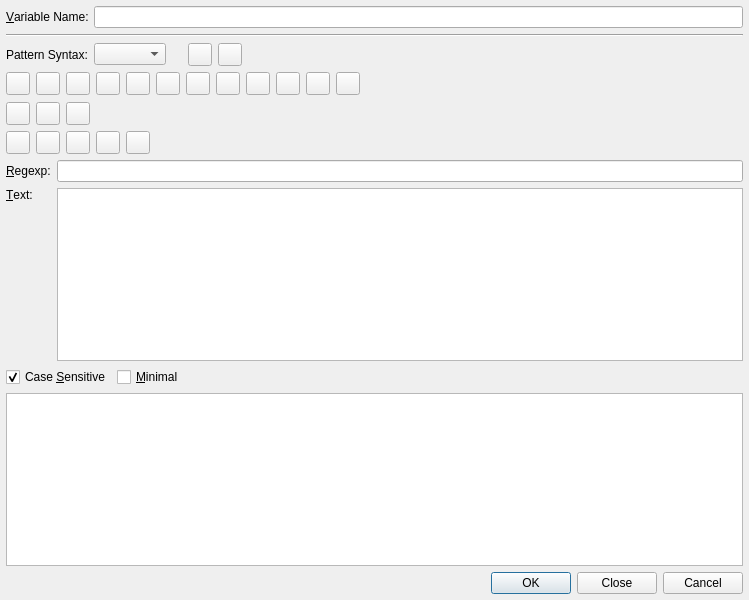
<?xml version="1.0" encoding="UTF-8"?>
<ui version="4.0">
 <class>QRegExpWizardWidget</class>
 <widget class="QWidget" name="QRegExpWizardWidget">
  <property name="geometry">
   <rect>
    <x>0</x>
    <y>0</y>
    <width>749</width>
    <height>600</height>
   </rect>
  </property>
  <property name="windowTitle">
   <string>QRegExp Wizard</string>
  </property>
  <property name="sizeGripEnabled" stdset="0">
   <bool>true</bool>
  </property>
  <layout class="QVBoxLayout" name="verticalLayout">
   <item>
    <layout class="QHBoxLayout">
     <item>
      <widget class="QLabel" name="variableLabel">
       <property name="text">
        <string>&amp;Variable Name:</string>
       </property>
       <property name="buddy">
        <cstring>variableLineEdit</cstring>
       </property>
      </widget>
     </item>
     <item>
      <widget class="QLineEdit" name="variableLineEdit"/>
     </item>
    </layout>
   </item>
   <item>
    <widget class="Line" name="variableLine">
     <property name="orientation">
      <enum>Qt::Horizontal</enum>
     </property>
    </widget>
   </item>
   <item>
    <layout class="QHBoxLayout" name="horizontalLayout_3">
     <item>
      <widget class="QLabel" name="label">
       <property name="text">
        <string>Pattern Syntax:</string>
       </property>
      </widget>
     </item>
     <item>
      <widget class="QComboBox" name="syntaxCombo">
       <property name="toolTip">
        <string>Select the pattern syntax</string>
       </property>
      </widget>
     </item>
     <item>
      <spacer>
       <property name="orientation">
        <enum>Qt::Horizontal</enum>
       </property>
       <property name="sizeType">
        <enum>QSizePolicy::Fixed</enum>
       </property>
       <property name="sizeHint" stdset="0">
        <size>
         <width>16</width>
         <height>20</height>
        </size>
       </property>
      </spacer>
     </item>
     <item>
      <widget class="QToolButton" name="undoButton">
       <property name="toolTip">
        <string>&lt;b&gt;Undo last edit&lt;/b&gt;</string>
       </property>
      </widget>
     </item>
     <item>
      <widget class="QToolButton" name="redoButton">
       <property name="toolTip">
        <string>&lt;b&gt;Redo last edit&lt;/b&gt;</string>
       </property>
      </widget>
     </item>
     <item>
      <spacer name="horizontalSpacer_2">
       <property name="orientation">
        <enum>Qt::Horizontal</enum>
       </property>
       <property name="sizeHint" stdset="0">
        <size>
         <width>40</width>
         <height>20</height>
        </size>
       </property>
      </spacer>
     </item>
    </layout>
   </item>
   <item>
    <widget class="QFrame" name="regexpButtonsFrame">
     <layout class="QHBoxLayout" name="horizontalLayout">
      <property name="leftMargin">
       <number>0</number>
      </property>
      <property name="topMargin">
       <number>0</number>
      </property>
      <property name="rightMargin">
       <number>0</number>
      </property>
      <property name="bottomMargin">
       <number>0</number>
      </property>
      <item>
       <widget class="QToolButton" name="charButton">
        <property name="toolTip">
         <string>&lt;b&gt;Single character of a range (e.g. [abcd])&lt;/b&gt;&lt;p&gt;Select a single character of a range via a specific dialog.&lt;/p&gt;</string>
        </property>
        <property name="whatsThis">
         <string>&lt;b&gt;Single character of a range (e.g. [abcd])&lt;/b&gt;&lt;p&gt;Select a single character of a range via a specific dialog. This dialog will help to edit the range of characters and add some specific conditions.&lt;/p&gt;</string>
        </property>
       </widget>
      </item>
      <item>
       <widget class="QToolButton" name="anycharButton">
        <property name="toolTip">
         <string>&lt;b&gt;Any character: '.'&lt;/b&gt;
&lt;p&gt;Select to insert a dot (.) in your regexp.&lt;/p&gt;</string>
        </property>
        <property name="whatsThis">
         <string>&lt;b&gt;Any character: '.'&lt;/b&gt;
&lt;p&gt;Select to insert a dot (.) in your regexp. The dot matches a single character, except line break characters (by default). 
E.g. 'gr.y' matches 'gray', 'grey', 'gr%y', etc. Use the dot sparingly. Often, a character class or negated
character class is faster and more precise.&lt;/p&gt;</string>
        </property>
       </widget>
      </item>
      <item>
       <widget class="QToolButton" name="repeatButton">
        <property name="toolTip">
         <string>&lt;b&gt;Repeat contents&lt;/b&gt;
&lt;p&gt;Select a repetition condition via a specific dialog. This dialog will help to specify the allowed range for repetitions.&lt;/p&gt;</string>
        </property>
        <property name="whatsThis">
         <string>&lt;b&gt;Repeat contents&lt;/b&gt;
&lt;p&gt;Select a repetition condition via a specific dialog. This dialog will help to specify the allowed range for repetitions.&lt;/p&gt;</string>
        </property>
       </widget>
      </item>
      <item>
       <widget class="QToolButton" name="nonGroupButton">
        <property name="toolTip">
         <string>&lt;b&gt;Non capturing parentheses: (?:)&lt;/b&gt;
&lt;p&gt;Select to insert some non capturing brackets.&lt;/p&gt;</string>
        </property>
        <property name="whatsThis">
         <string>&lt;b&gt;Non capturing parentheses: (?:)&lt;/b&gt;
&lt;p&gt;Select to insert some non capturing brackets. It can be used to apply a regexp quantifier (eg. '?' or '+') to the entire
group of characters inside the brakets. E.g. the regex 'Set(?:Value)?' matches 'Set' or 'SetValue'. The '?:' inside the brakets
means that the content of the match (called the backreference) is not stored for further use.&lt;/p&gt;</string>
        </property>
       </widget>
      </item>
      <item>
       <widget class="QToolButton" name="groupButton">
        <property name="toolTip">
         <string>&lt;b&gt;Group: ()&lt;/b&gt;
&lt;p&gt;Select to insert some capturing brackets.&lt;/p&gt;</string>
        </property>
        <property name="whatsThis">
         <string>&lt;b&gt;Group: ()&lt;/b&gt;
&lt;p&gt;Select to insert some capturing brackets. They can be used to apply a regexp quantifier (e.g. '?' or '+') to the entire group of 
characters inside the brakets. E.g. the regex 'Set(Value)?' matches 'Set' or 'SetValue'. Contrary to non-capturing parentheses, 
the backreference matched inside the brakets is stored for further use (i.e. 'Value' in the second example above). 
One can access the backereference with the '\1' expression. &lt;/p&gt;
&lt;p&gt;E.g. '([a-c])x\1x\1' will match 'axaxa', 'bxbxb' and 'cxcxc'.&lt;/p&gt;</string>
        </property>
       </widget>
      </item>
      <item>
       <widget class="QToolButton" name="altnButton">
        <property name="toolTip">
         <string>&lt;b&gt;Alternatives: '|'&lt;/b&gt;
&lt;p&gt;Select to insert the alternation symbol '|'. &lt;/p&gt;</string>
        </property>
        <property name="whatsThis">
         <string>&lt;b&gt;Alternatives: '|'&lt;/b&gt;
&lt;p&gt;Select to insert the alternation symbol '|'. The alternation is used to match a single regular expression out of 
several possible regular expressions. E.g. 'cat|dog|mouse|fish' matches words containing the word 'cat', 'dog','mouse' or 'fish'.
Be aware that in the above example, the alternatives refer to whole or part of words. If you want to match exactly the
 words 'cat', 'dog', ... you should express the fact that you only want to match complete words: '\b(cat|dog|mouse|fish)\b'&lt;/p&gt;</string>
        </property>
       </widget>
      </item>
      <item>
       <widget class="QToolButton" name="beglineButton">
        <property name="toolTip">
         <string>&lt;b&gt;Begin of line: '^'&lt;/b&gt;
&lt;p&gt;Select to insert the start line character (^).&lt;/p&gt;</string>
        </property>
        <property name="whatsThis">
         <string>&lt;b&gt;Begin of line: '^'&lt;/b&gt;
&lt;p&gt;Select to insert the start line character (^). It is used to find some expressions at the begining of lines.
E.g. '^[A-Z]' match lines starting with a capitalized character. &lt;/p&gt;</string>
        </property>
       </widget>
      </item>
      <item>
       <widget class="QToolButton" name="endlineButton">
        <property name="toolTip">
         <string>&lt;b&gt;End of line: '$'&lt;/b&gt;
&lt;p&gt;Select to insert the end of line character ($).&lt;/p&gt;</string>
        </property>
        <property name="whatsThis">
         <string>&lt;b&gt;End of line: '$'&lt;/b&gt;
&lt;p&gt;Select to insert the end of line character ($). It is used to find some expressions at the end of lines.&lt;/p&gt;</string>
        </property>
       </widget>
      </item>
      <item>
       <widget class="QToolButton" name="wordboundButton">
        <property name="toolTip">
         <string>&lt;b&gt;Word boundary&lt;/b&gt;
&lt;p&gt;Select to insert the word boudary character (\b).&lt;/p&gt;</string>
        </property>
        <property name="whatsThis">
         <string>&lt;b&gt;Word boundary&lt;/b&gt;
&lt;p&gt;Select to insert the word boudary character (\b). This character is used to express the fact that word 
must begin or end at this position. E.g. '\bcat\b' matches exactly the word 'cat' while 'concatenation' is ignored.&lt;/p&gt;</string>
        </property>
       </widget>
      </item>
      <item>
       <widget class="QToolButton" name="nonwordboundButton">
        <property name="toolTip">
         <string>&lt;b&gt;Non word boundary&lt;/b&gt;
&lt;p&gt;Select to insert the word boudary character (\B). \B is the negated version of \b.&lt;/p&gt;</string>
        </property>
        <property name="whatsThis">
         <string>&lt;b&gt;Non word boundary&lt;/b&gt;
&lt;p&gt;Select to insert the word boudary character (\B). \B is the negated version of \b. \B matches at every position where \b 
does not. Effectively, \B matches at any position between two word characters as well as at any position between two non-word characters.&lt;/p&gt;</string>
        </property>
       </widget>
      </item>
      <item>
       <widget class="QToolButton" name="poslookaheadButton">
        <property name="toolTip">
         <string>&lt;b&gt;Positive lookahead: (?=&lt;i&gt;regexpr&lt;/i&gt;)&lt;/b&gt;
&lt;p&gt;Select to insert the positive lookhead brackets.&lt;/p&gt;</string>
        </property>
        <property name="whatsThis">
         <string>&lt;b&gt;Positive lookahead: (?=&lt;i&gt;regexpr&lt;/i&gt;)&lt;/b&gt;
&lt;p&gt;Select to insert the positive lookhead brackets. Basically, positive lookhead is used to match a character only if followed by another one.
Writting 'q(?=u)' means that you want to match the 'q' character only if it is followed by 'u'. In this statement 'u' is a trivial 
regexp which may be replaced by a more complex expression; q(?=[abc])' will match a 'q' if followed by either 'a', 'b' or 'c'.&lt;/p&gt;</string>
        </property>
       </widget>
      </item>
      <item>
       <widget class="QToolButton" name="neglookaheadButton">
        <property name="toolTip">
         <string>&lt;b&gt;Negative lookahead: (?!&lt;i&gt;regexpr&lt;/i&gt;)&lt;/b&gt;
&lt;p&gt;Select to insert the negative lookhead brackets.&lt;/p&gt;</string>
        </property>
        <property name="whatsThis">
         <string>&lt;b&gt;Negative lookahead: (?!&lt;i&gt;regexpr&lt;/i&gt;)&lt;/b&gt;
&lt;p&gt;Select to insert the negative lookhead brackets. Basically, negative lookhead is used to match a character only if it is not
followed by a another one. Writting 'q(?!u)' means that you want to match 'q' only if it is not followed by 'u'. In this statement, 'u' is a
trivial regexp which may be replaced by a more complex expression; 'q(?![abc])' will match a 'q' if it is followed by anything else than 'a', 'b' or 'c'.&lt;/p&gt;</string>
        </property>
       </widget>
      </item>
      <item>
       <spacer>
        <property name="orientation">
         <enum>Qt::Horizontal</enum>
        </property>
        <property name="sizeType">
         <enum>QSizePolicy::Expanding</enum>
        </property>
        <property name="sizeHint" stdset="0">
         <size>
          <width>356</width>
          <height>24</height>
         </size>
        </property>
       </spacer>
      </item>
     </layout>
    </widget>
   </item>
   <item>
    <widget class="QFrame" name="wildcardButtonsFrame">
     <layout class="QHBoxLayout" name="horizontalLayout_2">
      <property name="leftMargin">
       <number>0</number>
      </property>
      <property name="topMargin">
       <number>0</number>
      </property>
      <property name="rightMargin">
       <number>0</number>
      </property>
      <property name="bottomMargin">
       <number>0</number>
      </property>
      <item>
       <widget class="QToolButton" name="wildcardCharButton">
        <property name="toolTip">
         <string>&lt;b&gt;Single character of a range (e.g. [abcd])&lt;/b&gt;&lt;p&gt;Select a single character of a range via a specific dialog.&lt;/p&gt;</string>
        </property>
        <property name="whatsThis">
         <string>&lt;b&gt;Single character of a range (e.g. [abcd])&lt;/b&gt;&lt;p&gt;Select a single character of a range via a specific dialog. This dialog will help to edit the range of characters and add some specific conditions.&lt;/p&gt;</string>
        </property>
       </widget>
      </item>
      <item>
       <widget class="QToolButton" name="wildcardAnycharButton">
        <property name="toolTip">
         <string>&lt;b&gt;Any character: '.'&lt;/b&gt;
&lt;p&gt;Select to insert a question mark (?) in your regexp.&lt;/p&gt;</string>
        </property>
        <property name="whatsThis">
         <string>&lt;b&gt;Any character: '.'&lt;/b&gt;
&lt;p&gt;Select to insert a question mark (?) in your regexp. The question mark matches a single character. 
E.g. 'gr?y' matches 'gray', 'grey', 'gr%y', etc.&lt;/p&gt;</string>
        </property>
       </widget>
      </item>
      <item>
       <widget class="QToolButton" name="wildcardRepeatButton">
        <property name="toolTip">
         <string>&lt;b&gt;Repeat contents&lt;/b&gt;
&lt;p&gt;Inserts a repetition (*) character into the regexp.&lt;/p&gt;</string>
        </property>
        <property name="whatsThis">
         <string>&lt;b&gt;Repeat contents&lt;/b&gt;
&lt;p&gt;Inserts a repetition (*) character into the regexp. That will match zero or more of any character.&lt;/p&gt;</string>
        </property>
       </widget>
      </item>
      <item>
       <spacer name="horizontalSpacer">
        <property name="orientation">
         <enum>Qt::Horizontal</enum>
        </property>
        <property name="sizeHint" stdset="0">
         <size>
          <width>635</width>
          <height>20</height>
         </size>
        </property>
       </spacer>
      </item>
     </layout>
    </widget>
   </item>
   <item>
    <widget class="QFrame" name="w3cButtonsFrame">
     <layout class="QHBoxLayout" name="horizontalLayout_4">
      <property name="leftMargin">
       <number>0</number>
      </property>
      <property name="topMargin">
       <number>0</number>
      </property>
      <property name="rightMargin">
       <number>0</number>
      </property>
      <property name="bottomMargin">
       <number>0</number>
      </property>
      <item>
       <widget class="QToolButton" name="w3cCharButton">
        <property name="toolTip">
         <string>&lt;b&gt;Single character of a range (e.g. [abcd])&lt;/b&gt;&lt;p&gt;Select a single character of a range via a specific dialog.&lt;/p&gt;</string>
        </property>
        <property name="whatsThis">
         <string>&lt;b&gt;Single character of a range (e.g. [abcd])&lt;/b&gt;&lt;p&gt;Select a single character of a range via a specific dialog. This dialog will help to edit the range of characters and add some specific conditions.&lt;/p&gt;</string>
        </property>
       </widget>
      </item>
      <item>
       <widget class="QToolButton" name="w3cAnycharButton">
        <property name="toolTip">
         <string>&lt;b&gt;Any character: '.'&lt;/b&gt;
&lt;p&gt;Select to insert a dot (.) in your regexp.&lt;/p&gt;</string>
        </property>
        <property name="whatsThis">
         <string>&lt;b&gt;Any character: '.'&lt;/b&gt;
&lt;p&gt;Select to insert a dot (.) in your regexp. The dot matches a single character, except line break characters (by default). 
E.g. 'gr.y' matches 'gray', 'grey', 'gr%y', etc. Use the dot sparingly. Often, a character class or negated
character class is faster and more precise.&lt;/p&gt;</string>
        </property>
       </widget>
      </item>
      <item>
       <widget class="QToolButton" name="w3cRepeatButton">
        <property name="toolTip">
         <string>&lt;b&gt;Repeat contents&lt;/b&gt;
&lt;p&gt;Select a repetition condition via a specific dialog. This dialog will help to specify the allowed range for repetitions.&lt;/p&gt;</string>
        </property>
        <property name="whatsThis">
         <string>&lt;b&gt;Repeat contents&lt;/b&gt;
&lt;p&gt;Select a repetition condition via a specific dialog. This dialog will help to specify the allowed range for repetitions.&lt;/p&gt;</string>
        </property>
       </widget>
      </item>
      <item>
       <widget class="QToolButton" name="w3cGroupButton">
        <property name="toolTip">
         <string>&lt;b&gt;Group: ()&lt;/b&gt;
&lt;p&gt;Select to insert some capturing brackets.&lt;/p&gt;</string>
        </property>
        <property name="whatsThis">
         <string>&lt;b&gt;Group: ()&lt;/b&gt;
&lt;p&gt;Select to insert some capturing brackets. They can be used to apply a regexp quantifier (e.g. '?' or '+') to the entire group of 
characters inside the brakets. E.g. the regex 'Set(Value)?' matches 'Set' or 'SetValue'.&lt;/p&gt;</string>
        </property>
       </widget>
      </item>
      <item>
       <widget class="QToolButton" name="w3cAltnButton">
        <property name="toolTip">
         <string>&lt;b&gt;Alternatives: '|'&lt;/b&gt;
&lt;p&gt;Select to insert the alternation symbol '|'. &lt;/p&gt;</string>
        </property>
        <property name="whatsThis">
         <string>&lt;b&gt;Alternatives: '|'&lt;/b&gt;
&lt;p&gt;Select to insert the alternation symbol '|'. The alternation is used to match a single regular expression out of 
several possible regular expressions. E.g. 'cat|dog|mouse|fish' matches words containing the word 'cat', 'dog','mouse' or 'fish'.&lt;/p&gt;</string>
        </property>
       </widget>
      </item>
      <item>
       <spacer name="horizontalSpacer_3">
        <property name="orientation">
         <enum>Qt::Horizontal</enum>
        </property>
        <property name="sizeHint" stdset="0">
         <size>
          <width>573</width>
          <height>20</height>
         </size>
        </property>
       </spacer>
      </item>
     </layout>
    </widget>
   </item>
   <item>
    <layout class="QGridLayout">
     <item row="0" column="0">
      <widget class="QLabel" name="textLabel1">
       <property name="text">
        <string>&amp;Regexp:</string>
       </property>
       <property name="buddy">
        <cstring>regexpLineEdit</cstring>
       </property>
      </widget>
     </item>
     <item row="1" column="0">
      <widget class="QLabel" name="textLabel2">
       <property name="text">
        <string>&amp;Text:</string>
       </property>
       <property name="alignment">
        <set>Qt::AlignTop</set>
       </property>
       <property name="buddy">
        <cstring>textTextEdit</cstring>
       </property>
      </widget>
     </item>
     <item row="0" column="1">
      <widget class="QLineEdit" name="regexpLineEdit"/>
     </item>
     <item row="1" column="1">
      <widget class="QTextEdit" name="textTextEdit"/>
     </item>
    </layout>
   </item>
   <item>
    <layout class="QHBoxLayout">
     <item>
      <widget class="QCheckBox" name="caseSensitiveCheckBox">
       <property name="text">
        <string>Case &amp;Sensitive</string>
       </property>
       <property name="shortcut">
        <string>Alt+S</string>
       </property>
       <property name="checked">
        <bool>true</bool>
       </property>
      </widget>
     </item>
     <item>
      <widget class="QCheckBox" name="minimalCheckBox">
       <property name="text">
        <string>&amp;Minimal</string>
       </property>
       <property name="shortcut">
        <string>Alt+M</string>
       </property>
      </widget>
     </item>
     <item>
      <spacer>
       <property name="orientation">
        <enum>Qt::Horizontal</enum>
       </property>
       <property name="sizeType">
        <enum>QSizePolicy::Expanding</enum>
       </property>
       <property name="sizeHint" stdset="0">
        <size>
         <width>40</width>
         <height>20</height>
        </size>
       </property>
      </spacer>
     </item>
    </layout>
   </item>
   <item>
    <widget class="QTableWidget" name="resultTable">
     <property name="editTriggers">
      <set>QAbstractItemView::NoEditTriggers</set>
     </property>
    </widget>
   </item>
   <item>
    <widget class="QDialogButtonBox" name="buttonBox">
     <property name="orientation">
      <enum>Qt::Horizontal</enum>
     </property>
     <property name="standardButtons">
      <set>QDialogButtonBox::Cancel|QDialogButtonBox::Close|QDialogButtonBox::Ok</set>
     </property>
    </widget>
   </item>
  </layout>
 </widget>
 <layoutdefault spacing="6" margin="6"/>
 <pixmapfunction>qPixmapFromMimeSource</pixmapfunction>
 <tabstops>
  <tabstop>variableLineEdit</tabstop>
  <tabstop>syntaxCombo</tabstop>
  <tabstop>undoButton</tabstop>
  <tabstop>redoButton</tabstop>
  <tabstop>charButton</tabstop>
  <tabstop>anycharButton</tabstop>
  <tabstop>repeatButton</tabstop>
  <tabstop>nonGroupButton</tabstop>
  <tabstop>groupButton</tabstop>
  <tabstop>altnButton</tabstop>
  <tabstop>beglineButton</tabstop>
  <tabstop>endlineButton</tabstop>
  <tabstop>wordboundButton</tabstop>
  <tabstop>nonwordboundButton</tabstop>
  <tabstop>poslookaheadButton</tabstop>
  <tabstop>neglookaheadButton</tabstop>
  <tabstop>wildcardCharButton</tabstop>
  <tabstop>wildcardAnycharButton</tabstop>
  <tabstop>wildcardRepeatButton</tabstop>
  <tabstop>w3cCharButton</tabstop>
  <tabstop>w3cAnycharButton</tabstop>
  <tabstop>w3cRepeatButton</tabstop>
  <tabstop>w3cGroupButton</tabstop>
  <tabstop>w3cAltnButton</tabstop>
  <tabstop>regexpLineEdit</tabstop>
  <tabstop>textTextEdit</tabstop>
  <tabstop>caseSensitiveCheckBox</tabstop>
  <tabstop>minimalCheckBox</tabstop>
  <tabstop>resultTable</tabstop>
  <tabstop>buttonBox</tabstop>
 </tabstops>
 <resources/>
 <connections>
  <connection>
   <sender>undoButton</sender>
   <signal>clicked()</signal>
   <receiver>regexpLineEdit</receiver>
   <slot>undo()</slot>
   <hints>
    <hint type="sourcelabel">
     <x>490</x>
     <y>132</y>
    </hint>
    <hint type="destinationlabel">
     <x>487</x>
     <y>163</y>
    </hint>
   </hints>
  </connection>
  <connection>
   <sender>redoButton</sender>
   <signal>clicked()</signal>
   <receiver>regexpLineEdit</receiver>
   <slot>redo()</slot>
   <hints>
    <hint type="sourcelabel">
     <x>526</x>
     <y>132</y>
    </hint>
    <hint type="destinationlabel">
     <x>529</x>
     <y>163</y>
    </hint>
   </hints>
  </connection>
 </connections>
</ui>
